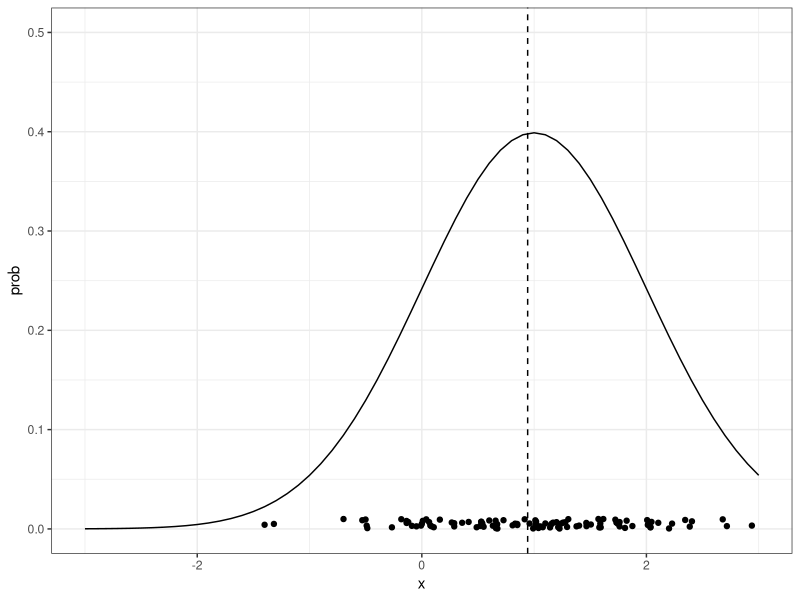
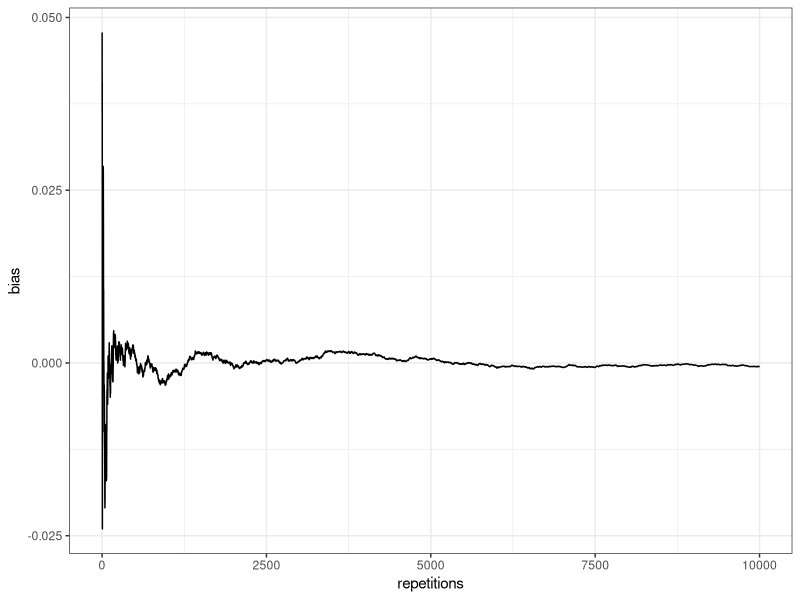
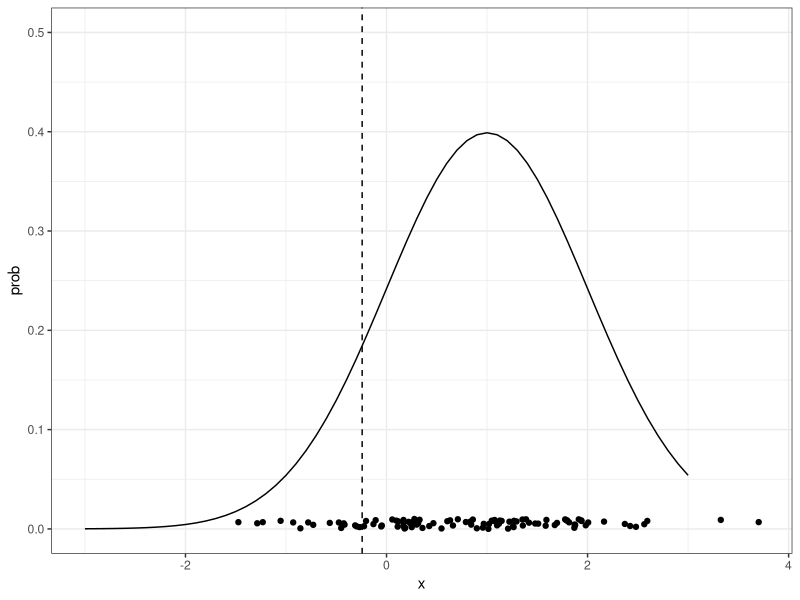
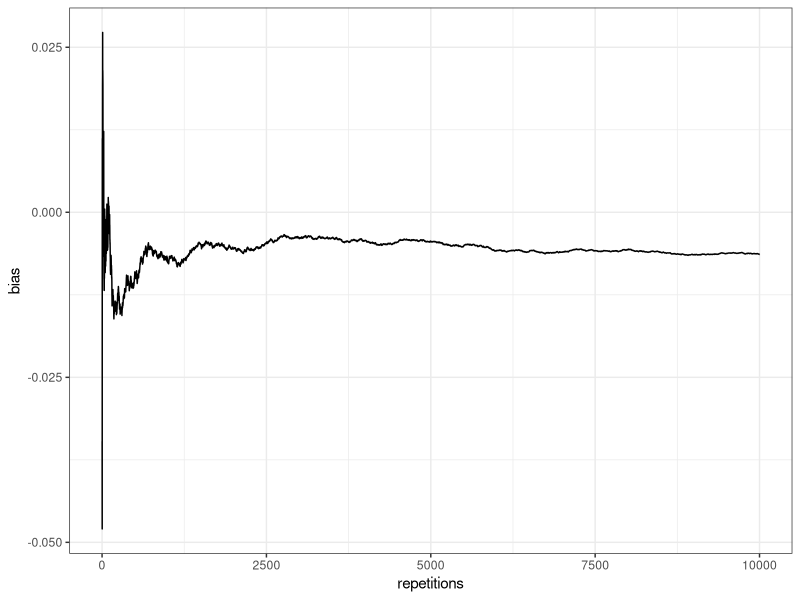

Source code (R) for these figures, in order:
## ---- chunk 1
# Estimate the mean of a Gaussian random variable
# given a random sample of size S

library(tidyr)
library(ggplot2)

estimator <- function(samples){
  mean(x_samples)
}

S <- 100
mu <- 1
sdev <- 1
x           <- seq(-3,3, by=0.1)
prob        <- dnorm(x, mean = mu, sd = sdev)

# Estimate once
x_samples   <- rnorm(n = S, mean = mu, sd = sdev)
theta_hat   <- estimator(x_samples)

df.pdf <- data.frame(x = x, prob = prob)
df <- data.frame(x = x_samples, prob = runif(S)/100)
ggplot(df, aes(x = x, y = prob)) + 
  geom_point() +
  geom_line(data = df.pdf, aes(x=x, y=prob))+
  geom_vline(aes(xintercept = theta_hat), linetype = 2) + 
  ylim(c(0,0.5))+
  theme_bw()
## ---- chunk 2
# Estimate many times to analyze bias
n_reps <- 10000
theta_hat_samples <- rep(NA, n_reps)
for(xp in 1:n_reps){
  x_samples   <- rnorm(n = S, mean = mu, sd = sdev)
  theta_hat   <- estimator(x_samples)
  theta_hat_samples[xp]  <- theta_hat
}

# Empirical bias
bias <- cumsum(theta_hat_samples) / seq_along(theta_hat_samples) - mu
df.bias <- data.frame(bias = bias, repetitions = 1:length(bias))
ggplot(df.bias, aes(x=repetitions, y = bias)) + geom_line() + theme_bw()
## ---- chunk 3
# Estimate the mean of a Gaussian random variable
# given a random sample of size S

library(tidyr)
library(ggplot2)

estimator <- function(samples){
  log(mean(x_samples))
}

S <- 100
mu <- 1
sdev <- 1
x           <- seq(-3,3, by=0.1)
prob        <- dnorm(x, mean = mu, sd = sdev)

# Estimate once
x_samples   <- rnorm(n = S, mean = mu, sd = sdev)
theta_hat   <- estimator(x_samples)

df.pdf <- data.frame(x = x, prob = prob)
df <- data.frame(x = x_samples, prob = runif(S)/100)
ggplot(df, aes(x = x, y = prob)) + 
  geom_point() +
  geom_line(data = df.pdf, aes(x=x, y=prob))+
  geom_vline(aes(xintercept = theta_hat), linetype = 2) + 
  ylim(c(0,0.5))+
  theme_bw()
## ---- chunk 4
# Estimate many times to analyze bias
n_reps <- 10000
theta_hat_samples <- rep(NA, n_reps)
for(xp in 1:n_reps){
  x_samples   <- rnorm(n = S, mean = mu, sd = sdev)
  theta_hat   <- estimator(x_samples)
  theta_hat_samples[xp]  <- theta_hat
}

# Empirical bias
bias <- cumsum(theta_hat_samples) / seq_along(theta_hat_samples) - log(mu)
df.bias <- data.frame(bias = bias, repetitions = 1:length(bias))
ggplot(df.bias, aes(x=repetitions, y = bias)) + geom_line() + theme_bw()
